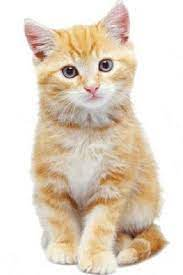
#> input picture cat1.jpg, 183 x 275 px
$ python 'making collage.py'
#> lines starting #> are read from the running program, lines starting #| are printed output that depends on the picture
#!/usr/bin/env python
# coding: utf-8

# In[1]:


# making collage of multiple images.


# In[3]:


import cv2
import numpy as np


# In[4]:


list_3d = []
for j in range(256):
    list_2d = []
    for i in range(256):
        list_2d.append([i,j,0])
    list_3d.append(list_2d)

array1 = np.array(list_3d)
array1 = array1.astype(np.uint8)

cv2.imshow('imgg' , array1)
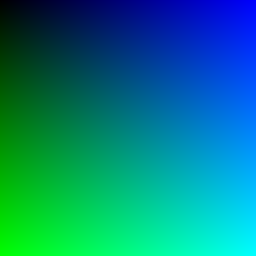
#> window 'imgg': shape (256, 256, 3); mean B, G, R 127.5, 127.5, 0
cv2.waitKey(10000)
cv2.destroyAllWindows()


# In[9]:


list_3d = []
for j in range(256):
    list_2d = []
    for i in range(256):
        list_2d.append([i,j,255])
    list_3d.append(list_2d)

array2 = np.array(list_3d)
array2 = array2.astype(np.uint8)

cv2.imshow('imgg' , array2)
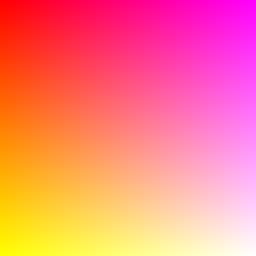
#> window 'imgg': shape (256, 256, 3); mean B, G, R 127.5, 127.5, 255
cv2.waitKey(10000)
cv2.destroyAllWindows()


# In[12]:


collage = np.append(array1 , array2 , axis = 0)


# In[13]:


cv2.imshow('imgg' , collage)
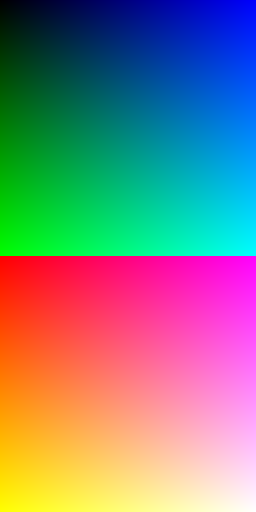
#> window 'imgg': shape (512, 256, 3); mean B, G, R 127.5, 127.5, 127.5
cv2.waitKey(10000)
cv2.destroyAllWindows()


# In[ ]:


# In[14]:


cat1 = cv2.imread('cat1.jpg')
#> cat1 is the input picture: shape (275, 183, 3); mean B, G, R 199.7, 215.4, 228.4
cat2 = cv2.imread('cat2.jpg')
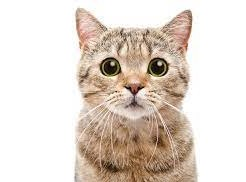
#> input picture cat2.jpg, 246 x 182 px
#> cat2 is the input picture: shape (182, 246, 3); mean B, G, R 205.6, 214.9, 225.8


# In[17]:


cat1.shape
c3 = cat1[0:132 , 0:180]
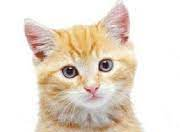
#> c3: shape (132, 180, 3); mean B, G, R 209.3, 221.8, 232.9


# In[18]:


cat2.shape
c4 = cat2[0:132 , 40:220]
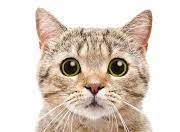
#> c4: shape (132, 180, 3); mean B, G, R 198.7, 209.3, 221.9


# In[21]:


collage2 = np.append(c3 , c4 , axis=0)
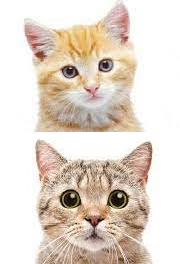
#> collage2: shape (264, 180, 3); mean B, G, R 204, 215.5, 227.4


# In[22]:


cv2.imshow('imgg' , collage2)
cv2.waitKey(10000)
cv2.destroyAllWindows()


# In[ ]:


# In[ ]:
